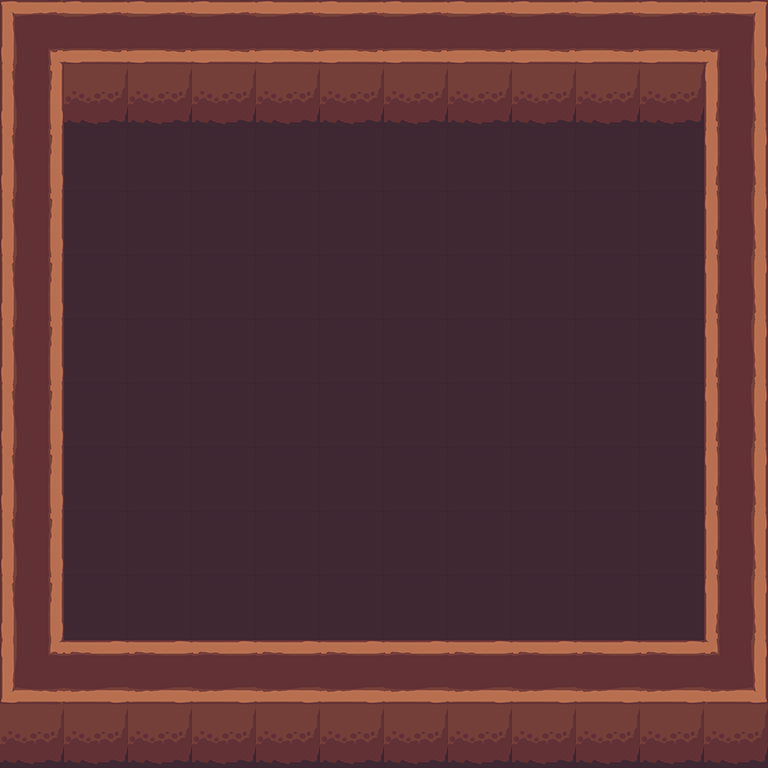

A level layout from a 2D game, rendered from its tile map. Below: a short description, then the map file with its tile-grid data intact:
An orthogonal 12x12 tile map with 64x64 px tiles, 1 tile layer (Tile Layer 1), 2 tilesets.

<map version="1.0" tiledversion="1.1.2" orientation="orthogonal" renderorder="right-down" width="12" height="12" tilewidth="64" tileheight="64" infinite="0" nextobjectid="1">
 <tileset firstgid="1" source="template.tsx" />
 <tileset firstgid="65" source="orthogonal-test1.tsx" />
 <layer name="Tile Layer 1" width="12" height="12">
  <data encoding="csv">
25,26,26,26,26,26,26,26,26,26,26,27,
33,51,51,51,51,51,51,51,51,51,51,35,
33,22,22,22,22,22,22,22,22,22,22,35,
33,22,22,22,22,22,22,22,22,22,22,35,
33,22,22,22,22,22,22,22,22,22,22,35,
33,22,22,22,22,22,22,22,22,22,22,35,
33,22,22,22,22,22,22,22,22,22,22,35,
33,22,22,22,22,22,22,22,22,22,22,35,
33,22,22,22,22,22,22,22,22,22,22,35,
33,22,22,22,22,22,22,22,22,22,22,35,
41,42,42,42,42,42,42,42,42,42,42,43,
51,51,51,51,51,51,51,51,51,51,51,51
</data>
 </layer>
</map>
